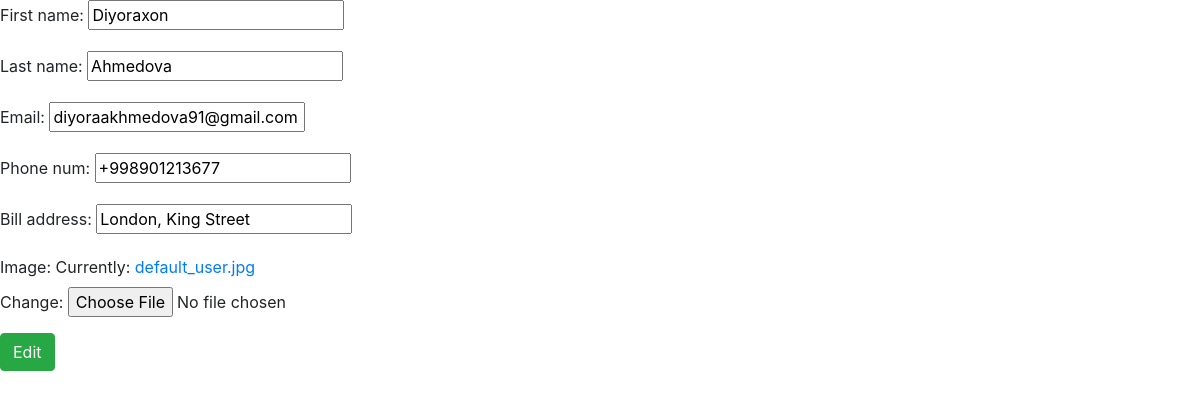
Screenshot of /customers/edit-customer/diyoraxon-ahmedova/ with the database file from the repository.
### e_commerce/models.py (models this page shows, shortened)
class BaseModel(models.Model):
    created_at=models.DateTimeField(auto_now_add=True)
    updated_at=models.DateTimeField(auto_now=True)
    class Meta:
        abstract=True

class Customer(BaseModel):
    first_name=models.CharField(max_length=50)
    last_name=models.CharField(max_length=80)
    email=models.EmailField(unique=True)
    phone_num=models.CharField(max_length=15)
    bill_address=models.CharField(max_length=100)
    image=models.ImageField(upload_to='customers', default='default_user.jpg')
    slug=models.SlugField(null=True, blank=True)
    class Meta:
        db_table='Customers'

### e_commerce/views/views.py (the view)
# urls.py: path('edit-customer/<slug:customer_slug>/', views.edit_customer, name='edit_customer'),
def edit_customer(request, customer_slug:Optional[str]=None):
    customer=get_object_or_404(Customer, slug=customer_slug)
    form=CustomerForm(instance=customer)# instance gets the already created and filled form, not an empty form
    if request.method=='POST':
        form=CustomerForm(request.POST, request.FILES, instance=customer)
        if form.is_valid():
            form.save()
            return redirect('customer_detail', customer_slug)
    context={
        'form': form
        }
    return render(request,'e_commerce/edit_customer.html', context)

### e_commerce/forms.py (shortened to what this page needs)
class CustomerForm(forms.ModelForm):
    class Meta:
        model = Customer
        fields = ['first_name', 'last_name', 'email', 'phone_num', 'bill_address', 'image']

### e_commerce/templates/e_commerce/edit_customer.html (shortened to what this page needs)
<!DOCTYPE html>
<html lang="en">
<head>
    <link rel="stylesheet" href="https://cdn.jsdelivr.net/npm/bootstrap@4.0.0/dist/css/bootstrap.min.css"
>
</head>
<body>
<form method="post" enctype="multipart/form-data">
    {{ form.as_p }}
    <button type="submit" class="btn btn-success"> Edit </button>
</form>
</body>
</html>

### rows the page displays
Customer: first_name "Diyoraxon", last_name "Ahmedova", email "diyoraakhmedova91@gmail.com", phone_num "+998901213677", bill_address "London, King Street"
